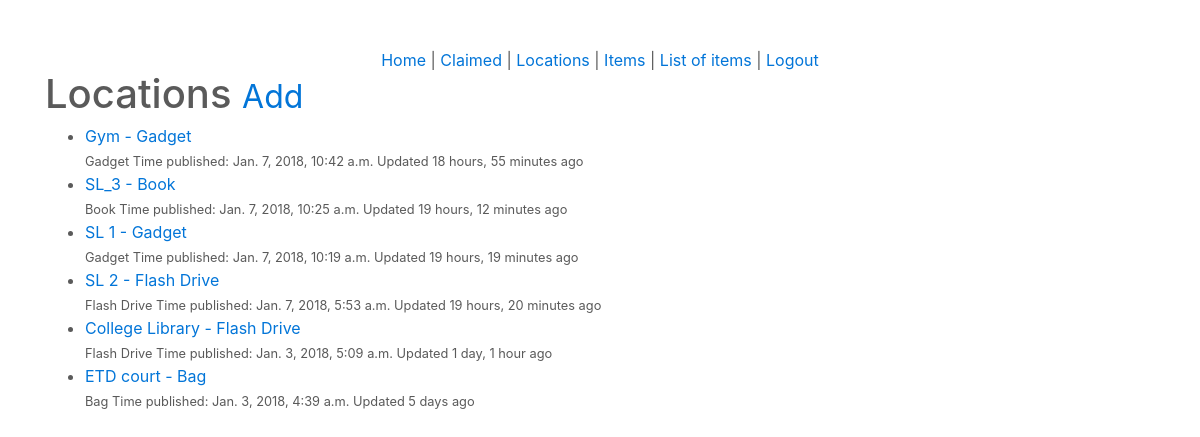
Screenshot of /locations/l/ (signed in) with the database file from the repository.
### locations/models.py (models this page shows, shortened)
class Location(models.Model):
	user 				= models.ForeignKey(User)
	location 			= models.CharField(max_length=120)
	category 			= models.CharField(max_length=120)
	timestamp			= models.DateTimeField(auto_now_add=True)
	updated				= models.DateTimeField(auto_now=True)
	slug				= models.SlugField(null=True, blank=True)
	objects 			= LocationManager()
	def __str__(self):
		return '%s - %s' % (self.location, self.category)
	class Meta:
		ordering = ['-updated', '-timestamp']
	def get_absolute_url(self):
		return reverse('locations:edit', kwargs={'slug': self.slug})

### locations/views.py (the view)
class LocationListAdminView(PermissionRequiredMixin, LoginRequiredMixin, ListView):
	permission_required = 'locations'
	def get_queryset(self):
		return Location.objects.all()

### locations/models.py (called while the page is built)
	def get_queryset(self):
		return LocationQuerySet(self.model, using=self._db)

### locations/templates/locations/location_list.html (shortened to what this page needs)
{% extends "base.html" %}
{% block content %}
<h1>Locations <small><a href='{% url "locations:create"%}'>Add</a></small></h1>
<ul>
	{% for obj in object_list %}
		<li><a href='{{ obj.get_absolute_url }}'>{{ obj }}</a><br/><small>{{ obj.category }} Time published: {{ obj.timestamp }} Updated {{ obj.updated|timesince }} ago</small></li>
		{% empty %}
			<li><a href='{% url "locations:create"%}'>Add One</a></li>
	{% endfor %}
</ul>
{% endblock %}

### templates/static/css/carousel.css (style rules this page uses)
body { padding-top: 3rem; padding-bottom: 3rem; color: #5a5a5a; }

### rows the page displays
Location: location+category "Gym - Gadget", category "Gadget", timestamp "Jan. 7, 2018, 10:42 a.m.", updated "18 hours, 55 minutes"
Location: location+category "SL_3 - Book", category "Book", timestamp "Jan. 7, 2018, 10:25 a.m.", updated "19 hours, 12 minutes"
Location: location+category "SL 1 - Gadget", category "Gadget", timestamp "Jan. 7, 2018, 10:19 a.m.", updated "19 hours, 19 minutes"
Location: location+category "SL 2 - Flash Drive", category "Flash Drive", timestamp "Jan. 7, 2018, 5:53 a.m.", updated "19 hours, 20 minutes"
Location: location+category "College Library - Flash Drive", category "Flash Drive", timestamp "Jan. 3, 2018, 5:09 a.m.", updated "1 day, 1 hour"
Location: location+category "ETD court - Bag", category "Bag", timestamp "Jan. 3, 2018, 4:39 a.m.", updated "5 days"
